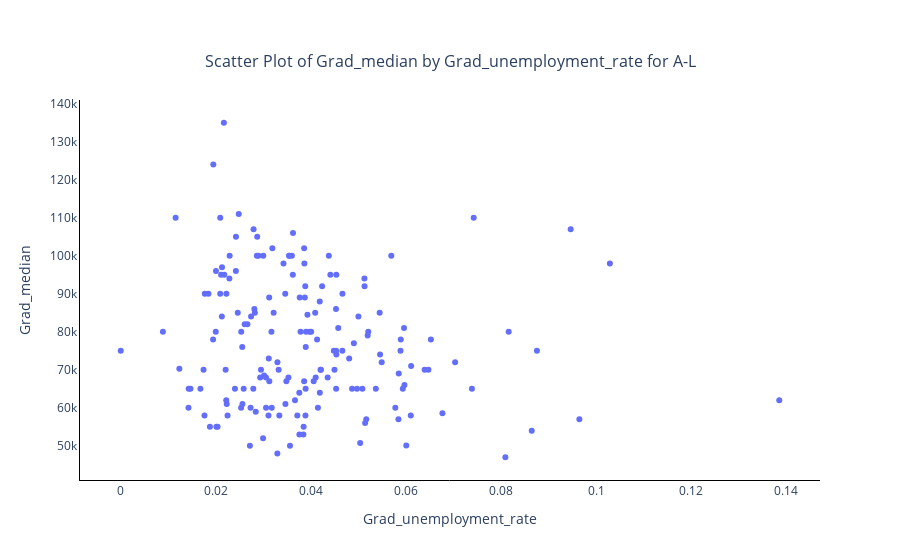
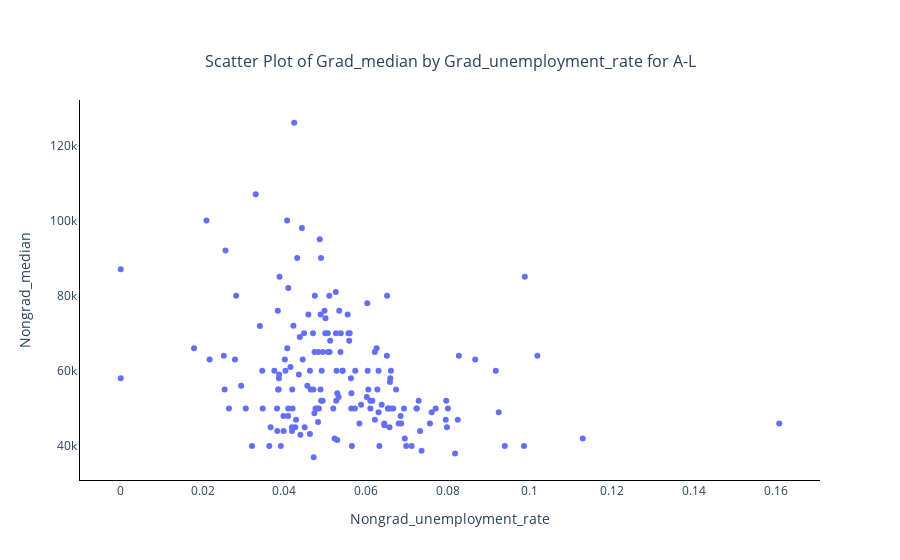

Notebook source saved alongside these figures, in order:
### Markdown cell above
##**QUESTION 1**

Construct a scatterplot of the relationship between
the two variables without the line of regression. How would you describe
the two variables? Is this what you expected?

### Code cell
# Scatter plot for A-L

scatter_al = px.scatter(
    df, 
    x='Grad_unemployment_rate', 
    y='Grad_median',
    title='Scatter Plot of Grad_median by Grad_unemployment_rate for A-L'
)
# Updating layout for A-L plot
scatter_al.update_layout(
    plot_bgcolor='rgba(255,255,255,1)',
    xaxis=dict(showline=True, showgrid=False,
        linecolor='black'),
    yaxis=dict(showline=True, showgrid=False,
        linecolor='black'),
    title={
        'text': 'Scatter Plot of Grad_median by Grad_unemployment_rate for A-L',
        'y':0.9,
        'x':0.5,
        'xanchor': 'center',
        'yanchor': 'top',
        'font': dict(
            size=16,  # Smaller title font size
        ),
    }
)

scatter_al.show()

# Scatter plot for M-Z
scatter_mz = px.scatter(
    df, 
    x='Nongrad_unemployment_rate', 
    y='Nongrad_median',
    title='Scatter Plot of Nongrad_median by Nongrad_unemployment_rate for M-Z'
)
# Updating layout for A-L plot
scatter_mz.update_layout(
    plot_bgcolor='rgba(255,255,255,1)',
    xaxis=dict(showline=True, showgrid=False,
        linecolor='black'),
    yaxis=dict(showline=True, showgrid=False,
        linecolor='black'),
    title={
        'text': 'Scatter Plot of Grad_median by Grad_unemployment_rate for A-L',
        'y':0.9,
        'x':0.5,
        'xanchor': 'center',
        'yanchor': 'top',
        'font': dict(
            size=16,  # Smaller title font size
        ),
    }
)

scatter_mz.show()

### Figure 1 — Plotly figure (JSON) as saved in the notebook; plotly's stock layout.template omitted (floating-point values rounded to 4 significant figures; data arrays with more than 128 entries replaced by an {"elided": "..."} marker saying what was removed)
{"data": [{"hovertemplate": "Grad_unemployment_rate=%{x}<br>Grad_median=%{y}<extra></extra>", "legendgroup": "", "marker": {"color": "#636efa", "symbol": "circle"}, "mode": "markers", "name": "", "orientation": "v", "showlegend": false, "type": "scatter", "x": {"elided": "173 float values"}, "xaxis": "x", "y": {"elided": "173 int values"}, "yaxis": "y"}], "layout": {"legend": {"tracegroupgap": 0}, "plot_bgcolor": "rgba(255,255,255,1)", "title": {"font": {"size": 16}, "text": "Scatter Plot of Grad_median by Grad_unemployment_rate for A-L", "x": 0.5, "xanchor": "center", "y": 0.9, "yanchor": "top"}, "xaxis": {"anchor": "y", "domain": [0, 1], "linecolor": "black", "showgrid": false, "showline": true, "title": {"text": "Grad_unemployment_rate"}}, "yaxis": {"anchor": "x", "domain": [0, 1], "linecolor": "black", "showgrid": false, "showline": true, "title": {"text": "Grad_median"}}}}

### Figure 2 — Plotly figure (JSON) as saved in the notebook; plotly's stock layout.template omitted (floating-point values rounded to 4 significant figures; data arrays with more than 128 entries replaced by an {"elided": "..."} marker saying what was removed)
{"data": [{"hovertemplate": "Nongrad_unemployment_rate=%{x}<br>Nongrad_median=%{y}<extra></extra>", "legendgroup": "", "marker": {"color": "#636efa", "symbol": "circle"}, "mode": "markers", "name": "", "orientation": "v", "showlegend": false, "type": "scatter", "x": {"elided": "173 float values"}, "xaxis": "x", "y": {"elided": "173 int values"}, "yaxis": "y"}], "layout": {"legend": {"tracegroupgap": 0}, "plot_bgcolor": "rgba(255,255,255,1)", "title": {"font": {"size": 16}, "text": "Scatter Plot of Grad_median by Grad_unemployment_rate for A-L", "x": 0.5, "xanchor": "center", "y": 0.9, "yanchor": "top"}, "xaxis": {"anchor": "y", "domain": [0, 1], "linecolor": "black", "showgrid": false, "showline": true, "title": {"text": "Nongrad_unemployment_rate"}}, "yaxis": {"anchor": "x", "domain": [0, 1], "linecolor": "black", "showgrid": false, "showline": true, "title": {"text": "Nongrad_median"}}}}
